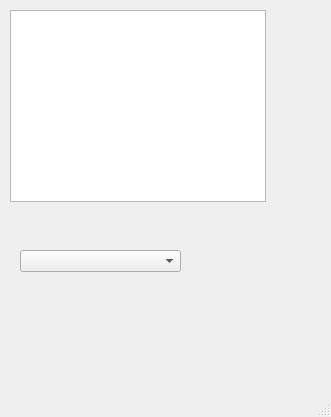
<?xml version="1.0" encoding="UTF-8"?>
<ui version="4.0">
 <class>MainWindow</class>
 <widget class="QMainWindow" name="MainWindow">
  <property name="geometry">
   <rect>
    <x>0</x>
    <y>0</y>
    <width>331</width>
    <height>417</height>
   </rect>
  </property>
  <property name="windowTitle">
   <string>MainWindow</string>
  </property>
  <widget class="QWidget" name="centralwidget">
   <widget class="QTableWidget" name="testTableWidget">
    <property name="geometry">
     <rect>
      <x>10</x>
      <y>10</y>
      <width>256</width>
      <height>192</height>
     </rect>
    </property>
   </widget>
   <widget class="QComboBox" name="testComboBox">
    <property name="geometry">
     <rect>
      <x>20</x>
      <y>250</y>
      <width>161</width>
      <height>22</height>
     </rect>
    </property>
   </widget>
  </widget>
  <widget class="QMenuBar" name="menubar">
   <property name="geometry">
    <rect>
     <x>0</x>
     <y>0</y>
     <width>331</width>
     <height>21</height>
    </rect>
   </property>
  </widget>
  <widget class="QStatusBar" name="statusbar"/>
 </widget>
 <resources/>
 <connections/>
</ui>
